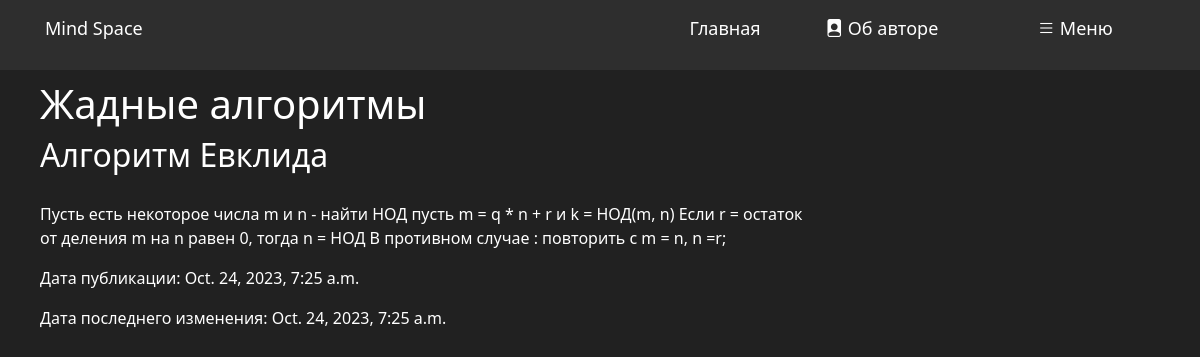
/notes/4/, run on the app's committed database.
### notes/models.py (models this page shows, shortened)
class Article(models.Model):
    chapter = models.ForeignKey(Chapter, models.SET_NULL, blank=True, null=True)
    heading = models.CharField(max_length=200)
    body = models.TextField()
    pub_date = models.DateTimeField(auto_now_add=True)
    last_edit_date = models.DateTimeField(auto_now=True)

class Chapter(models.Model):
    partition = models.ForeignKey(Partition, models.SET_NULL, blank=True, null=True)
    name = models.CharField(max_length=200)
    def __str__(self) -> str:
        return str(self.name)

### notes/views.py (the view)
# urls.py: path("<int:article_id>/", views.detail, name="detail"),
def detail(request, article_id):
    article = get_object_or_404(Article, id=article_id)
    context = {
        "art": article,
    }
    return render(request, "notes/detail.html", context)

### notes/context_processors.py (called while the page is built)
def add_variable_to_context(requests):
    return {
        "partitions": Partition.objects.all(),
    }

### notes/templatetags/markdown_extras.py (called while the page is built)
@register.filter()
@stringfilter
def markdown(value):
    return md.markdown(value, extensions=['markdown.extensions.fenced_code'])

### notes/templates/notes/detail.html
{% extends "notes/layout.html"%}
{% load static %}
{% load markdown_extras %}
{% block includes %}
<link rel="stylesheet" href="{% static 'notes/main_style.css' %}">
<link rel="stylesheet" href="{% static 'notes/detail_notes.css' %}">
{% endblock %}
{% block content %}
{% if art %}
    <h1 class="left-moved">{{art.chapter}}</h1>
    <h2 class="left-moved">{{ art.heading}}</h2>
    <div class="left-moved" name="note_detail_body">{{art.body| markdown | safe}}</div>
    <p name="pub_date" class="left-moved">Дата публикации: {{art.pub_date}}</p>
    <p name="last_edit_date" class="left-moved">Дата последнего изменения: {{art.last_edit_date}}</p>
{% endif %}
{% endblock %}

### static/notes/main_style.css (style rules this page uses)
.left-moved { margin-left: 20px; padding-left: 20px; }
body { background-color: #212121; color: white; display: block; font: 'Verdana'; }

### static/notes/detail_notes.css (style rules this page uses)
div[name="note_detail_body"] { padding-top: 20px; width: 800px; }

### data on the page
Article: chapter "Жадные алгоритмы", heading "Алгоритм Евклида", body "Пусть есть некоторое числа m и n - найти НОД пусть m = q * n + r и k = НОД(m, n) Если r = остаток от деления m на n равен 0, тогда n = НОД В противном случае : повторить с m = n, n =r;", pub_date "Oct. 24, 2023, 7:25 a.m.", last_edit_date "Oct. 24, 2023, 7:25 a.m."
